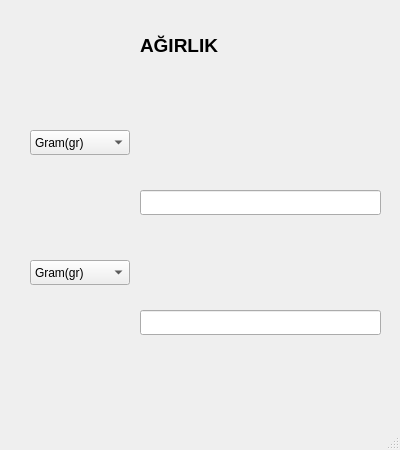
<?xml version="1.0" encoding="UTF-8"?>
<ui version="4.0">
 <class>MainWindow_agirlik</class>
 <widget class="QMainWindow" name="MainWindow_agirlik">
  <property name="geometry">
   <rect>
    <x>0</x>
    <y>0</y>
    <width>400</width>
    <height>450</height>
   </rect>
  </property>
  <property name="windowTitle">
   <string>AĞIRLIK</string>
  </property>
  <widget class="QWidget" name="centralwidget">
   <widget class="QLabel" name="label">
    <property name="geometry">
     <rect>
      <x>140</x>
      <y>30</y>
      <width>101</width>
      <height>31</height>
     </rect>
    </property>
    <property name="font">
     <font>
      <pointsize>14</pointsize>
      <weight>75</weight>
      <bold>true</bold>
     </font>
    </property>
    <property name="text">
     <string>AĞIRLIK</string>
    </property>
   </widget>
   <widget class="QComboBox" name="comboBox">
    <property name="geometry">
     <rect>
      <x>30</x>
      <y>130</y>
      <width>100</width>
      <height>25</height>
     </rect>
    </property>
    <item>
     <property name="text">
      <string>Gram(gr)</string>
     </property>
    </item>
    <item>
     <property name="text">
      <string>Desigram(dg)</string>
     </property>
    </item>
    <item>
     <property name="text">
      <string>Santigram(cg)</string>
     </property>
    </item>
    <item>
     <property name="text">
      <string>Miligram(mg)</string>
     </property>
    </item>
    <item>
     <property name="text">
      <string>Mikrogram(µg)</string>
     </property>
    </item>
    <item>
     <property name="text">
      <string>Dekagram(dak)</string>
     </property>
    </item>
    <item>
     <property name="text">
      <string>Hektogram(hg)</string>
     </property>
    </item>
    <item>
     <property name="text">
      <string>Kilogram(kg)</string>
     </property>
    </item>
    <item>
     <property name="text">
      <string>Kental(q)</string>
     </property>
    </item>
    <item>
     <property name="text">
      <string>Ton(t)</string>
     </property>
    </item>
    <item>
     <property name="text">
      <string>Karat(kr)</string>
     </property>
    </item>
    <item>
     <property name="text">
      <string>Ons(oz)</string>
     </property>
    </item>
    <item>
     <property name="text">
      <string>Stone(st)</string>
     </property>
    </item>
    <item>
     <property name="text">
      <string>Pound(lb)</string>
     </property>
    </item>
   </widget>
   <widget class="QLineEdit" name="lineEdit">
    <property name="geometry">
     <rect>
      <x>140</x>
      <y>190</y>
      <width>241</width>
      <height>25</height>
     </rect>
    </property>
   </widget>
   <widget class="QLineEdit" name="lineEdit_2">
    <property name="geometry">
     <rect>
      <x>140</x>
      <y>310</y>
      <width>241</width>
      <height>25</height>
     </rect>
    </property>
   </widget>
   <widget class="QComboBox" name="comboBox_2">
    <property name="geometry">
     <rect>
      <x>30</x>
      <y>260</y>
      <width>100</width>
      <height>25</height>
     </rect>
    </property>
    <item>
     <property name="text">
      <string>Gram(gr)</string>
     </property>
    </item>
    <item>
     <property name="text">
      <string>Desigram(dg)</string>
     </property>
    </item>
    <item>
     <property name="text">
      <string>Santigram(cg)</string>
     </property>
    </item>
    <item>
     <property name="text">
      <string>Miligram(mg)</string>
     </property>
    </item>
    <item>
     <property name="text">
      <string>Mikrogram(µg)</string>
     </property>
    </item>
    <item>
     <property name="text">
      <string>Dekagram(dak)</string>
     </property>
    </item>
    <item>
     <property name="text">
      <string>Hektogram(hg)</string>
     </property>
    </item>
    <item>
     <property name="text">
      <string>Kilogram(kg)</string>
     </property>
    </item>
    <item>
     <property name="text">
      <string>Kental(q)</string>
     </property>
    </item>
    <item>
     <property name="text">
      <string>Ton(t)</string>
     </property>
    </item>
    <item>
     <property name="text">
      <string>Karat(kr)</string>
     </property>
    </item>
    <item>
     <property name="text">
      <string>Ons(oz)</string>
     </property>
    </item>
    <item>
     <property name="text">
      <string>Stone(st)</string>
     </property>
    </item>
    <item>
     <property name="text">
      <string>Pound(lb)</string>
     </property>
    </item>
   </widget>
  </widget>
  <widget class="QMenuBar" name="menubar">
   <property name="geometry">
    <rect>
     <x>0</x>
     <y>0</y>
     <width>400</width>
     <height>26</height>
    </rect>
   </property>
  </widget>
  <widget class="QStatusBar" name="statusbar"/>
 </widget>
 <resources/>
 <connections/>
</ui>
